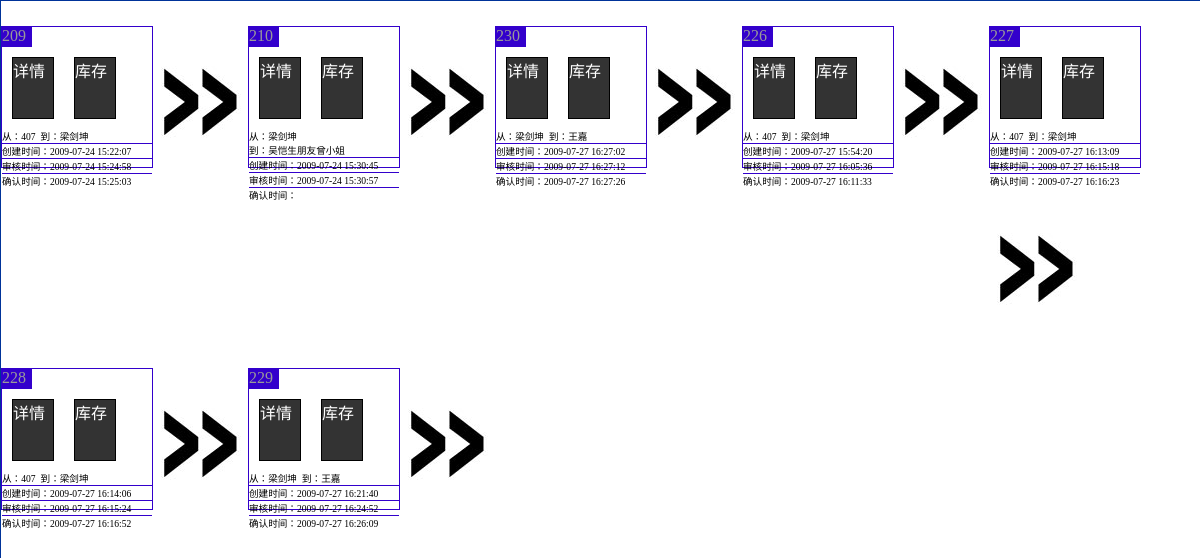
Screenshot of /stockmem.php (signed in) with the database file from the repository.
### tables this page shows
CREATE TABLE `tbBill` (
  `id` int(11) NOT NULL auto_increment,
  `fdBillTypeID` int(11) NOT NULL default '0' COMMENT '单据类型\r\n            1-进仓单，fdFromOrgID为供应商，fdToOrgID为内部仓库，提交后增加tbObject记录或数量\r\n            2-调货单，fdFromOrgID和fdToOrgID为仓库/内部员工/外部员工，提交后变更tbObject记录或数量\r\n            3-销售单，fdFromOrgID为仓库/内部员工/外部员工，fdToOrgID为内部员工/外部员工/经销商/客户，提交后变更tbObject记录\r\n            4-退货单，fd',
  `fdFromOrgID` int(11) NOT NULL default '0',
  `fdToOrgID` int(11) NOT NULL default '0',
  `fdAuditOrgID` int(11) NOT NULL default '0',
  `fdStatus` int(11) NOT NULL default '0' COMMENT '单据状态\r\n            0-未审核\r\n            1-未确认\r\n            2-已确认\r\n            3-已作废',
  `fdPayment` int(11) NOT NULL default '0' COMMENT '已付货款，以分为单位。\r\n            一份票据的总金额不记录在tbBill中，需要对tbItem进行SUM()操作获得',
  `fdAbstract` varchar(128) default NULL,
  `fdCreate` datetime NOT NULL default '0000-00-00 00:00:00',
  `fdAudit` datetime default NULL,
  `fdConfirm` datetime default NULL,
  `fdCancel` datetime default NULL,
  `fdCreateOrgID` int(11) NOT NULL,
  PRIMARY KEY  (`id`),
  KEY `FK_AuditOrg_Bill` (`fdAuditOrgID`),
  KEY `FK_BillType_Bill` (`fdBillTypeID`),
  KEY `FK_FromOrg_Bill` (`fdFromOrgID`),
  KEY `FK_ToOrg_Bill` (`fdToOrgID`)
);

CREATE TABLE `tbOrg` (
  `id` int(11) NOT NULL auto_increment,
  `fdName` varchar(64) NOT NULL default '',
  `fdLogin` varchar(32) default NULL,
  `fdPassword` varchar(77) default NULL,
  `fdContact` varchar(128) default NULL COMMENT '联系方法(电话、地址、邮编、联系人)',
  `fdDisabled` tinyint(4) NOT NULL default '0',
  PRIMARY KEY  (`id`)
);

### stockmem.php (the view, shortened to what this page needs)
<?php
$orgid=$_SESSION["OrgID"];
?>
<!DOCTYPE html PUBLIC "-//W3C//DTD XHTML 1.0 Transitional//EN" "http://www.w3.org/TR/xhtml1/DTD/xhtml1-transitional.dtd">
<html xmlns="http://www.w3.org/1999/xhtml">
<head>
</head>
<body>
<div id="bighouse">
<?php
function getNameFromOrgID($orgid)
{
	$query_1="select fdName from tbOrg where id={$orgid}";
$result_1=mysql_query($query_1);
return mysql_result($result_1,0,"fdName");
	}
$query="select * from tbBill where fdFromOrgID={$orgid} or fdToOrgID={$orgid}";
$result=mysql_query($query);
while($row=mysql_fetch_assoc($result))
{
echo "<div class='smallhouse'>";
echo "<div class='smallid'>".$row["id"]."</div>";
echo "<div>";
echo "<div class='smallbox xiangqing' vid=".$row['id'].">详情</div>";
echo "<div class='smallbox stock' vid=".$row['id'].">库存</div>";
echo "</div>";
echo "<div>";
echo "<div class='from org'>从：".getNameFromOrgID($row['fdFromOrgID'])."</div>";
echo " <div class='to org'>到：".getNameFromOrgID($row['fdToOrgID'])."</div>";
echo "</div>";
echo "<div class='datebox'>";
echo "<div class='date'>创建时间：".$row["fdCreate"]."</div>";
echo "<div class='date'>审核时间：".$row["fdAudit"]."</div>";
echo "<div class='date'>确认时间：".$row["fdConfirm"]."</div>";
echo "</div>";
echo "</div>";
echo "<img src='imgs/fromto.jpg'/>";
}
?>
</div>
</body>
</html>

### stockmem.php (style rules this page uses)
#bighouse { position:absolute; top:0px; left:0px; height:100%; width:100%; border:1px #039 solid; overflow:scroll; }
.smallhouse { width:150px; height:140px; border:1px #30C solid; float:left; margin-top:25px; }
.smallid { background-color:#30C; color:#999; width:30px; height:20px; }
.datebox { clear:left; }
.date { font-size:0.6em; border-top:1px #30c solid; width:100%； }
.smallbox { margin:10px; background-color:#333; color:#FFF; font-family:Georgia, "Times New Roman", Times, serif; width:40px; height:60px; border:1px #000 solid; float:left; }
img { float:left; margin-top:25px; }
.org { margin-right:5px; float:left; font-size:0.6em; }

### rows the page displays
tbbill: id "209", fdFromOrgID.fdName "407", fdToOrgID.fdName "梁剑坤", fdCreate "2009-07-24 15:22:07", fdAudit "2009-07-24 15:24:58", fdConfirm "2009-07-24 15:25:03"
tbbill: id "210", fdFromOrgID.fdName "梁剑坤", fdToOrgID.fdName "吴恺生朋友曾小姐", fdCreate "2009-07-24 15:30:45", fdAudit "2009-07-24 15:30:57"
tbbill: id "230", fdFromOrgID.fdName "梁剑坤", fdToOrgID.fdName "王嘉", fdCreate "2009-07-27 16:27:02", fdAudit "2009-07-27 16:27:12", fdConfirm "2009-07-27 16:27:26"
tbbill: id "226", fdFromOrgID.fdName "407", fdToOrgID.fdName "梁剑坤", fdCreate "2009-07-27 15:54:20", fdAudit "2009-07-27 16:05:36", fdConfirm "2009-07-27 16:11:33"
tbbill: id "227", fdFromOrgID.fdName "407", fdToOrgID.fdName "梁剑坤", fdCreate "2009-07-27 16:13:09", fdAudit "2009-07-27 16:15:18", fdConfirm "2009-07-27 16:16:23"
tbbill: id "228", fdFromOrgID.fdName "407", fdToOrgID.fdName "梁剑坤", fdCreate "2009-07-27 16:14:06", fdAudit "2009-07-27 16:15:24", fdConfirm "2009-07-27 16:16:52"
tbbill: id "229", fdFromOrgID.fdName "梁剑坤", fdToOrgID.fdName "王嘉", fdCreate "2009-07-27 16:21:40", fdAudit "2009-07-27 16:24:52", fdConfirm "2009-07-27 16:26:09"
